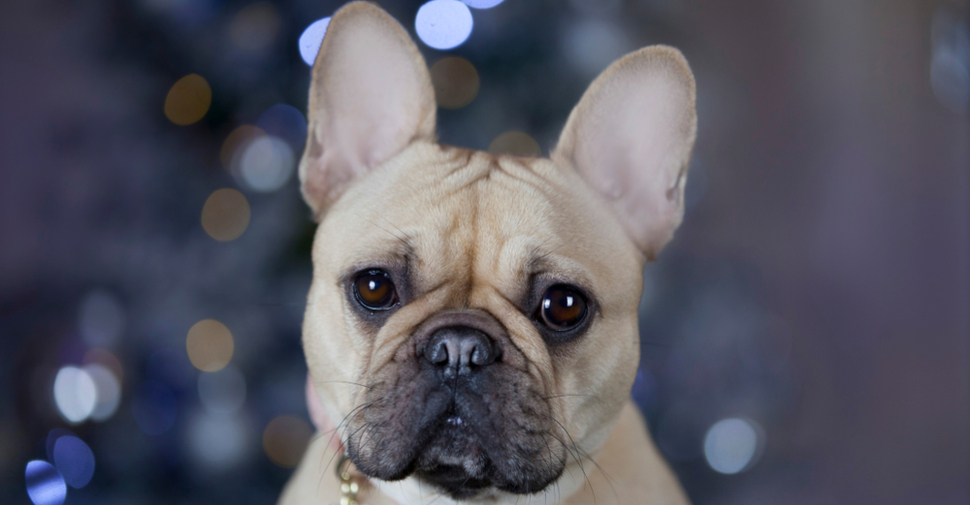
#> input picture dog.jpg, 970 x 505 px
$ python otsuThresholding.py
#> lines starting #> are read from the running program, lines starting #| are printed output that depends on the picture; after the words box and inside, x2 and y2 are one past the last pixel; in counts of white or black regions, pixels touching at a corner belong together
import cv2 as cv
import numpy as np

img1 = cv.imread("dog.jpg")
#> img1 is the input picture: shape (505, 970, 3); mean B, G, R 97.4, 86.1, 86.8

img = cv.cvtColor(img1, cv.COLOR_BGR2GRAY)
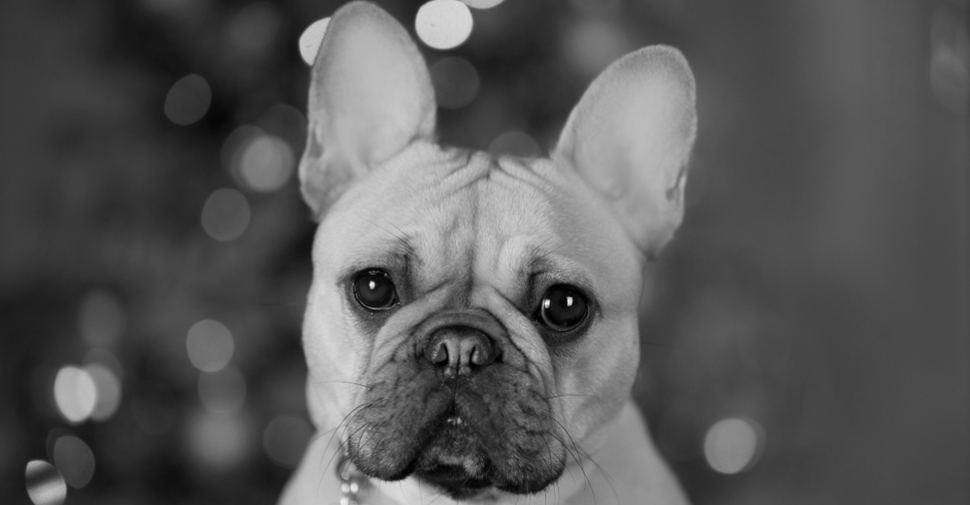
#> img: shape (505, 970); min 0, max 243, mean 87.6

ret, thresh = cv.threshold(img, 120, 255, cv.THRESH_BINARY + cv.THRESH_OTSU)
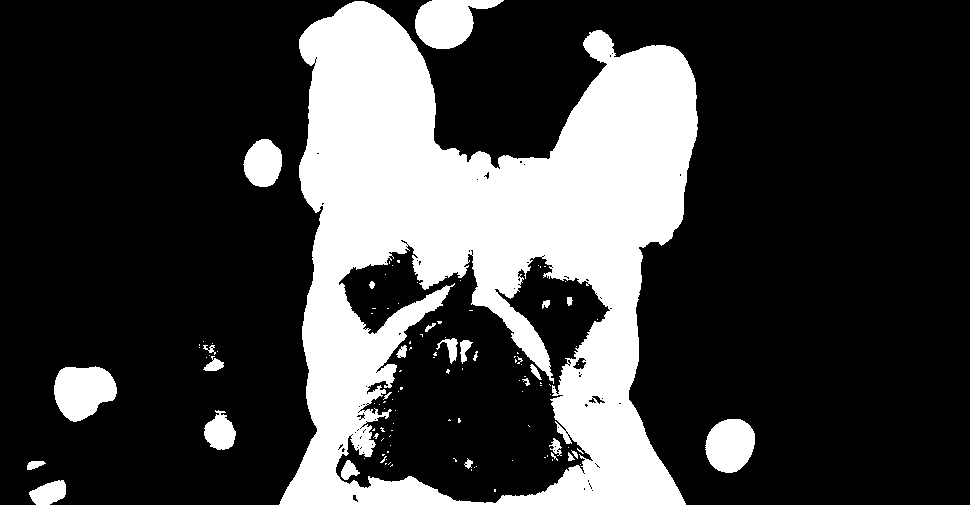
#> thresh: shape (505, 970); 25% white; 113 white regions (86 under 20 px), largest, box (x1, y1, x2, y2) and area: (279, 1, 698, 505) 110070, (415, 0, 504, 49) 2633, (54, 366, 117, 422) 2583
#> ret = 111

cv.imshow("Original", img1)
cv.waitKey(0)

cv.imshow("Otsu Threshold", thresh)
cv.waitKey(0)

cv.destroyAllWindows()
